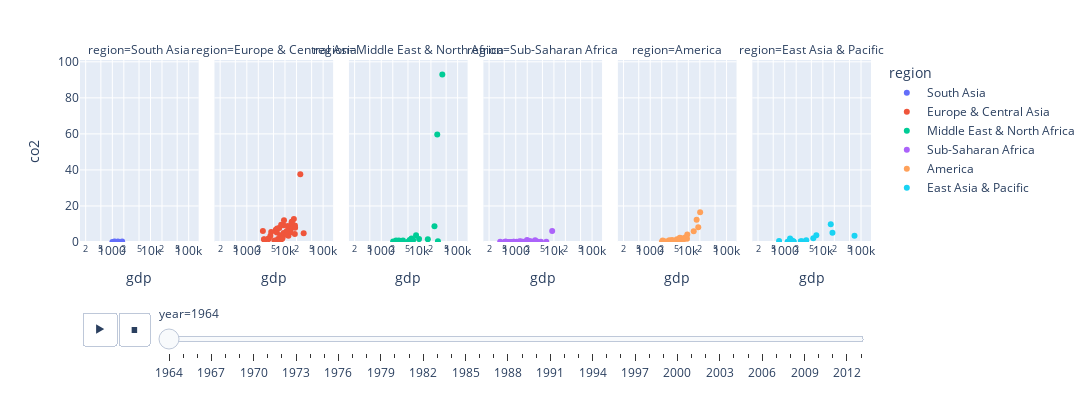

Notebook cell for this chart:
### Markdown cell above
Create imdividual interactive scatter plots per region

### Code cell
# Create an animated scatter plot using Plotly Express with the given dataset 'data'
fig = px.scatter(
    data,  # DataFrame containing the data to plot
    x="gdp",  # Set x-axis to GDP values
    y="co2",  # Set y-axis to CO2 emission values
    animation_frame="year",  # Animate the plot across different years (one frame per year)
    animation_group="country",  # Group animation by country to keep points consistent across frames
    color="region",  # Color points by their region category for visual grouping
    hover_name="country",  # Show country name when hovering over a point
    facet_col="region",  # Create separate subplots (facets) for each region in columns
    width=1579,  # Set the total width of the figure in pixels
    height=400,  # Set the total height of the figure in pixels
    log_x=True,  # Use a logarithmic scale for the x-axis (GDP)
    size_max=45,  # Maximum size for the data points (bubbles) in the plot
    range_x=[xmin, xmax],  # Set fixed range limits for the x-axis using predefined xmin and xmax
    range_y=[ymin, ymax]   # Set fixed range limits for the y-axis using predefined ymin and ymax
)

# Display the figure in the default renderer (e.g., notebook, browser)
# fig.show()
fig.show()

### Figure 1 — Plotly figure (JSON) as saved in the notebook; plotly's stock layout.template omitted (floating-point values rounded to 4 significant figures)
{"data": [{"hovertemplate": "<b>%{hovertext}</b><br><br>region=South Asia<br>year=1964<br>gdp=%{x}<br>co2=%{y}<extra></extra>", "hovertext": ["Afghanistan", "Bangladesh", "India", "Nepal", "Pakistan", "Sri Lanka"], "ids": ["Afghanistan", "Bangladesh", "India", "Nepal", "Pakistan", "Sri Lanka"], "legendgroup": "South Asia", "marker": {"color": "#636efa", "symbol": "circle"}, "mode": "markers", "name": "South Asia", "orientation": "v", "showlegend": true, "type": "scatter", "x": [1182, 1138, 1125, 1002, 1396, 1809], "xaxis": "x", "y": [0.0863, 0.055, 0.309, 0.014, 0.324, 0.21], "yaxis": "y"}, {"hovertemplate": "<b>%{hovertext}</b><br><br>region=Europe & Central Asia<br>year=1964<br>gdp=%{x}<br>co2=%{y}<extra></extra>", "hovertext": ["Albania", "Armenia", "Austria", "Azerbaijan", "Belarus", "Belgium", "Bulgaria", "Cyprus", "Denmark", "Finland", "France", "Georgia", "Germany", "Greece", "Hungary", "Iceland", "Ireland", "Italy", "Kazakhstan", "Lithuania", "Luxembourg", "Malta", "Moldova", "Netherlands", "Norway", "Poland", "Portugal", "Romania", "Russia", "Slovak Republic", "Spain", "Sweden", "Switzerland", "Tajikistan", "Turkey", "Turkmenistan", "Ukraine", "United Kingdom", "Uzbekistan"], "ids": ["Albania", "Armenia", "Austria", "Azerbaijan", "Belarus", "Belgium", "Bulgaria", "Cyprus", "Denmark", "Finland", "France", "Georgia", "Germany", "Greece", "Hungary", "Iceland", "Ireland", "Italy", "Kazakhstan", "Lithuania", "Luxembourg", "Malta", "Moldova", "Netherlands", "Norway", "Poland", "Portugal", "Romania", "Russia", "Slovak Republic", "Spain", "Sweden", "Switzerland", "Tajikistan", "Turkey", "Turkmenistan", "Ukraine", "United Kingdom", "Uzbekistan"], "legendgroup": "Europe & Central Asia", "marker": {"color": "#EF553B", "symbol": "circle"}, "mode": "markers", "name": "Europe & Central Asia", "orientation": "v", "showlegend": true, "type": "scatter", "x": [3023, 2823, 13915, 5751, 4357, 14995, 6110, 6563, 18228, 12389, 13969, 3707, 17100, 8197, 11083, 13450, 9215, 12343, 9418, 10728, 25235, 2830, 4162, 15204, 18118, 7078, 6902, 7512, 11836, 9135, 8611, 18434, 30886, 3769, 5296, 7952, 6239, 15067, 2636], "xaxis": "x2", "y": [1.09, 1.45, 5.37, 6.75, 5.51, 11, 5.25, 1.73, 9.14, 5.02, 7.13, 1.91, 12.8, 1.57, 6.16, 6.91, 5, 3.43, 12.1, 4.05, 37.6, 1.56, 3.43, 8.01, 4.38, 7.83, 1.23, 3.75, 8.87, 9.24, 2.02, 7.86, 4.92, 1.63, 0.871, 9.64, 7.53, 11.3, 6.11], "yaxis": "y2"}, {"hovertemplate": "<b>%{hovertext}</b><br><br>region=Middle East & North Africa<br>year=1964<br>gdp=%{x}<br>co2=%{y}<extra></extra>", "hovertext": ["Algeria", "Bahrain", "Djibouti", "Egypt", "Iran", "Iraq", "Israel", "Jordan", "Kuwait", "Lebanon", "Libya", "Morocco", "Oman", "Qatar", "Saudi Arabia", "Syria", "Tunisia", "United Arab Emirates"], "ids": ["Algeria", "Bahrain", "Djibouti", "Egypt", "Iran", "Iraq", "Israel", "Jordan", "Kuwait", "Lebanon", "Libya", "Morocco", "Oman", "Qatar", "Saudi Arabia", "Syria", "Tunisia", "United Arab Emirates"], "legendgroup": "Middle East & North Africa", "marker": {"color": "#00cc96", "symbol": "circle"}, "mode": "markers", "name": "Middle East & North Africa", "orientation": "v", "showlegend": true, "type": "scatter", "x": [5693, 24751, 3700, 2443, 6188, 6805, 8152, 5556, 29279, 9767, 30463, 2040, 5419, 39711, 16587, 2894, 2575, 5021], "xaxis": "x3", "y": [0.46, 8.74, 0.784, 0.849, 1.96, 1.12, 3.74, 1.13, 59.6, 1.6, 0.398, 0.319, 0.0181, 92.9, 1.51, 0.84, 0.618, 0.132], "yaxis": "y3"}, {"hovertemplate": "<b>%{hovertext}</b><br><br>region=Sub-Saharan Africa<br>year=1964<br>gdp=%{x}<br>co2=%{y}<extra></extra>", "hovertext": ["Angola", "Benin", "Burkina Faso", "Burundi", "Cameroon", "Cape Verde", "Chad", "Comoros", "Congo, Dem. Rep.", "Congo, Rep.", "Cote d'Ivoire", "Equatorial Guinea", "Ethiopia", "Gabon", "Gambia", "Ghana", "Guinea", "Guinea-Bissau", "Kenya", "Liberia", "Madagascar", "Malawi", "Mali", "Mauritania", "Mauritius", "Mozambique", "Niger", "Nigeria", "Rwanda", "Sao Tome and Principe", "Senegal", "Seychelles", "Sierra Leone", "Somalia", "South Africa", "Sudan", "Swaziland", "Tanzania", "Togo", "Uganda", "Zambia", "Zimbabwe"], "ids": ["Angola", "Benin", "Burkina Faso", "Burundi", "Cameroon", "Cape Verde", "Chad", "Comoros", "Congo, Dem. Rep.", "Congo, Rep.", "Cote d'Ivoire", "Equatorial Guinea", "Ethiopia", "Gabon", "Gambia", "Ghana", "Guinea", "Guinea-Bissau", "Kenya", "Liberia", "Madagascar", "Malawi", "Mali", "Mauritania", "Mauritius", "Mozambique", "Niger", "Nigeria", "Rwanda", "Sao Tome and Principe", "Senegal", "Seychelles", "Sierra Leone", "Somalia", "South Africa", "Sudan", "Swaziland", "Tanzania", "Togo", "Uganda", "Zambia", "Zimbabwe"], "legendgroup": "Sub-Saharan Africa", "marker": {"color": "#ab63fa", "symbol": "circle"}, "mode": "markers", "name": "Sub-Saharan Africa", "orientation": "v", "showlegend": true, "type": "scatter", "x": [4573, 1159, 711, 603, 1910, 895, 1409, 1342, 2108, 2282, 3312, 1041, 698, 2454, 1312, 2322, 870, 1440, 1922, 1287, 2273, 391, 799, 2254, 3334, 540, 1437, 3803, 506, 1675, 2118, 6318, 1333, 1131, 9004, 2126, 2713, 1176, 1483, 965, 3214, 1976], "xaxis": "x4", "y": [0.201, 0.0553, 0.0216, 0.0158, 0.0597, 0.131, 0.0305, 0.054, 0.117, 0.232, 0.183, 0.0946, 0.0167, 0.364, 0.0743, 0.22, 0.184, 0.0911, 0.307, 0.395, 0.0861, 0.0833, 0.032, 0.122, 0.419, 0.267, 0.0251, 0.148, 0.0116, 0.171, 0.258, 0.161, 0.125, 0.0452, 6.16, 0.219, 0.0288, 0.0912, 0.0794, 0.0634, 0.949, 1.05], "yaxis": "y4"}, {"hovertemplate": "<b>%{hovertext}</b><br><br>region=America<br>year=1964<br>gdp=%{x}<br>co2=%{y}<extra></extra>", "hovertext": ["Antigua and Barbuda", "Argentina", "Bahamas", "Barbados", "Belize", "Bolivia", "Brazil", "Canada", "Chile", "Colombia", "Costa Rica", "Cuba", "Ecuador", "El Salvador", "Grenada", "Guatemala", "Guyana", "Haiti", "Honduras", "Jamaica", "Mexico", "Nicaragua", "Panama", "Paraguay", "Peru", "Suriname", "Trinidad and Tobago", "United States", "Uruguay", "Venezuela"], "ids": ["Antigua and Barbuda", "Argentina", "Bahamas", "Barbados", "Belize", "Bolivia", "Brazil", "Canada", "Chile", "Colombia", "Costa Rica", "Cuba", "Ecuador", "El Salvador", "Grenada", "Guatemala", "Guyana", "Haiti", "Honduras", "Jamaica", "Mexico", "Nicaragua", "Panama", "Paraguay", "Peru", "Suriname", "Trinidad and Tobago", "United States", "Uruguay", "Venezuela"], "legendgroup": "America", "marker": {"color": "#FFA15A", "symbol": "circle"}, "mode": "markers", "name": "America", "orientation": "v", "showlegend": true, "type": "scatter", "x": [5008, 8227, 18160, 5681, 2114, 2971, 4707, 16464, 6537, 3749, 4495, 9179, 4786, 4585, 2316, 3722, 3164, 2024, 2583, 5965, 7045, 5559, 4852, 3163, 6155, 7650, 9362, 20338, 7644, 13789], "xaxis": "x5", "y": [1.54, 2.54, 8.12, 0.766, 0.818, 0.371, 0.699, 12.3, 2.08, 1.17, 0.439, 1.84, 0.421, 0.397, 0.234, 0.374, 1.02, 0.0718, 0.317, 2.35, 1.72, 0.474, 0.974, 0.205, 1.09, 1.87, 4.2, 16.5, 1.71, 5.97], "yaxis": "y5"}, {"hovertemplate": "<b>%{hovertext}</b><br><br>region=East Asia & Pacific<br>year=1964<br>gdp=%{x}<br>co2=%{y}<extra></extra>", "hovertext": ["Australia", "Brunei", "Cambodia", "China", "Fiji", "Indonesia", "Japan", "Kiribati", "Mongolia", "Myanmar", "New Zealand", "Papua New Guinea", "Philippines", "Samoa", "Singapore", "Solomon Islands", "Thailand", "Tonga", "Vanuatu", "Vietnam"], "ids": ["Australia", "Brunei", "Cambodia", "China", "Fiji", "Indonesia", "Japan", "Kiribati", "Mongolia", "Myanmar", "New Zealand", "Papua New Guinea", "Philippines", "Samoa", "Singapore", "Solomon Islands", "Thailand", "Tonga", "Vanuatu", "Vietnam"], "legendgroup": "East Asia & Pacific", "marker": {"color": "#19d3f3", "symbol": "circle"}, "mode": "markers", "name": "East Asia & Pacific", "orientation": "v", "showlegend": true, "type": "scatter", "x": [16098, 67522, 1548, 713, 3671, 1694, 6741, 2639, 1383, 1358, 17837, 1324, 2825, 3498, 5613, 1190, 1725, 1610, 1553, 1285], "xaxis": "x6", "y": [9.8, 3.49, 0.0539, 0.618, 0.944, 0.229, 3.69, 0.404, 1.9, 0.125, 5.08, 0.122, 0.428, 0.208, 2.02, 0.138, 0.242, 0.153, 0.864, 0.321], "yaxis": "y6"}], "layout": {"annotations": [{"font": {}, "showarrow": false, "text": "region=South Asia", "x": 0.075, "xanchor": "center", "xref": "paper", "y": 1, "yanchor": "bottom", "yref": "paper"}, {"font": {}, "showarrow": false, "text": "region=Europe & Central Asia", "x": 0.245, "xanchor": "center", "xref": "paper", "y": 1, "yanchor": "bottom", "yref": "paper"}, {"font": {}, "showarrow": false, "text": "region=Middle East & North Africa", "x": 0.415, "xanchor": "center", "xref": "paper", "y": 1, "yanchor": "bottom", "yref": "paper"}, {"font": {}, "showarrow": false, "text": "region=Sub-Saharan Africa", "x": 0.585, "xanchor": "center", "xref": "paper", "y": 1, "yanchor": "bottom", "yref": "paper"}, {"font": {}, "showarrow": false, "text": "region=America", "x": 0.755, "xanchor": "center", "xref": "paper", "y": 1, "yanchor": "bottom", "yref": "paper"}, {"font": {}, "showarrow": false, "text": "region=East Asia & Pacific", "x": 0.925, "xanchor": "center", "xref": "paper", "y": 1, "yanchor": "bottom", "yref": "paper"}], "height": 400, "legend": {"title": {"text": "region"}, "tracegroupgap": 0}, "margin": {"t": 60}, "sliders": [{"active": 0, "currentvalue": {"prefix": "year="}, "len": 0.9, "pad": {"b": 10, "t": 60}, "steps": [{"args": [["1964"], {"frame": {"duration": 0, "redraw": false}, "fromcurrent": true, "mode": "immediate", "transition": {"duration": 0, "easing": "linear"}}], "label": "1964", "method": "animate"}, {"args": [["1965"], {"frame": {"duration": 0, "redraw": false}, "fromcurrent": true, "mode": "immediate", "transition": {"duration": 0, "easing": "linear"}}], "label": "1965", "method": "animate"}, {"args": [["1966"], {"frame": {"duration": 0, "redraw": false}, "fromcurrent": true, "mode": "immediate", "transition": {"duration": 0, "easing": "linear"}}], "label": "1966", "method": "animate"}, {"args": [["1967"], {"frame": {"duration": 0, "redraw": false}, "fromcurrent": true, "mode": "immediate", "transition": {"duration": 0, "easing": "linear"}}], "label": "1967", "method": "animate"}, {"args": [["1968"], {"frame": {"duration": 0, "redraw": false}, "fromcurrent": true, "mode": "immediate", "transition": {"duration": 0, "easing": "linear"}}], "label": "1968", "method": "animate"}, {"args": [["1969"], {"frame": {"duration": 0, "redraw": false}, "fromcurrent": true, "mode": "immediate", "transition": {"duration": 0, "easing": "linear"}}], "label": "1969", "method": "animate"}, {"args": [["1970"], {"frame": {"duration": 0, "redraw": false}, "fromcurrent": true, "mode": "immediate", "transition": {"duration": 0, "easing": "linear"}}], "label": "1970", "method": "animate"}, {"args": [["1971"], {"frame": {"duration": 0, "redraw": false}, "fromcurrent": true, "mode": "immediate", "transition": {"duration": 0, "easing": "linear"}}], "label": "1971", "method": "animate"}, {"args": [["1972"], {"frame": {"duration": 0, "redraw": false}, "fromcurrent": true, "mode": "immediate", "transition": {"duration": 0, "easing": "linear"}}], "label": "1972", "method": "animate"}, {"args": [["1973"], {"frame": {"duration": 0, "redraw": false}, "fromcurrent": true, "mode": "immediate", "transition": {"duration": 0, "easing": "linear"}}], "label": "1973", "method": "animate"}, {"args": [["1974"], {"frame": {"duration": 0, "redraw": false}, "fromcurrent": true, "mode": "immediate", "transition": {"duration": 0, "easing": "linear"}}], "label": "1974", "method": "animate"}, {"args": [["1975"], {"frame": {"duration": 0, "redraw": false}, "fromcurrent": true, "mode": "immediate", "transition": {"duration": 0, "easing": "linear"}}], "label": "1975", "method": "animate"}, {"args": [["1976"], {"frame": {"duration": 0, "redraw": false}, "fromcurrent": true, "mode": "immediate", "transition": {"duration": 0, "easing": "linear"}}], "label": "1976", "method": "animate"}, {"args": [["1977"], {"frame": {"duration": 0, "redraw": false}, "fromcurrent": true, "mode": "immediate", "transition": {"duration": 0, "easing": "linear"}}], "label": "1977", "method": "animate"}, {"args": [["1978"], {"frame": {"duration": 0, "redraw": false}, "fromcurrent": true, "mode": "immediate", "transition": {"duration": 0, "easing": "linear"}}], "label": "1978", "method": "animate"}, {"args": [["1979"], {"frame": {"duration": 0, "redraw": false}, "fromcurrent": true, "mode": "immediate", "transition": {"duration": 0, "easing": "linear"}}], "label": "1979", "method": "animate"}, {"args": [["1980"], {"frame": {"duration": 0, "redraw": false}, "fromcurrent": true, "mode": "immediate", "transition": {"duration": 0, "easing": "linear"}}], "label": "1980", "method": "animate"}, {"args": [["1981"], {"frame": {"duration": 0, "redraw": false}, "fromcurrent": true, "mode": "immediate", "transition": {"duration": 0, "easing": "linear"}}], "label": "1981", "method": "animate"}, {"args": [["1982"], {"frame": {"duration": 0, "redraw": false}, "fromcurrent": true, "mode": "immediate", "transition": {"duration": 0, "easing": "linear"}}], "label": "1982", "method": "animate"}, {"args": [["1983"], {"frame": {"duration": 0, "redraw": false}, "fromcurrent": true, "mode": "immediate", "transition": {"duration": 0, "easing": "linear"}}], "label": "1983", "method": "animate"}, {"args": [["1984"], {"frame": {"duration": 0, "redraw": false}, "fromcurrent": true, "mode": "immediate", "transition": {"duration": 0, "easing": "linear"}}], "label": "1984", "method": "animate"}, {"args": [["1985"], {"frame": {"duration": 0, "redraw": false}, "fromcurrent": true, "mode": "immediate", "transition": {"duration": 0, "easing": "linear"}}], "label": "1985", "method": "animate"}, {"args": [["1986"], {"frame": {"duration": 0, "redraw": false}, "fromcurrent": true, "mode": "immediate", "transition": {"duration": 0, "easing": "linear"}}], "label": "1986", "method": "animate"}, {"args": [["1987"], {"frame": {"duration": 0, "redraw": false}, "fromcurrent": true, "mode": "immediate", "transition": {"duration": 0, "easing": "linear"}}], "label": "1987", "method": "animate"}, {"args": [["1988"], {"frame": {"duration": 0, "redraw": false}, "fromcurrent": true, "mode": "immediate", "transition": {"duration": 0, "easing": "linear"}}], "label": "1988", "method": "animate"}, {"args": [["1989"], {"frame": {"duration": 0, "redraw": false}, "fromcurrent": true, "mode": "immediate", "transition": {"duration": 0, "easing": "linear"}}], "label": "1989", "method": "animate"}, {"args": [["1990"], {"frame": {"duration": 0, "redraw": false}, "fromcurrent": true, "mode": "immediate", "transition": {"duration": 0, "easing": "linear"}}], "label": "1990", "method": "animate"}, {"args": [["1991"], {"frame": {"duration": 0, "redraw": false}, "fromcurrent": true, "mode": "immediate", "transition": {"duration": 0, "easing": "linear"}}], "label": "1991", "method": "animate"}, {"args": [["1992"], {"frame": {"duration": 0, "redraw": false}, "fromcurrent": true, "mode": "immediate", "transition": {"duration": 0, "easing": "linear"}}], "label": "1992", "method": "animate"}, {"args": [["1993"], {"frame": {"duration": 0, "redraw": false}, "fromcurrent": true, "mode": "immediate", "transition": {"duration": 0, "easing": "linear"}}], "label": "1993", "method": "animate"}, {"args": [["1994"], {"frame": {"duration": 0, "redraw": false}, "fromcurrent": true, "mode": "immediate", "transition": {"duration": 0, "easing": "linear"}}], "label": "1994", "method": "animate"}, {"args": [["1995"], {"frame": {"duration": 0, "redraw": false}, "fromcurrent": true, "mode": "immediate", "transition": {"duration": 0, "easing": "linear"}}], "label": "1995", "method": "animate"}, {"args": [["1996"], {"frame": {"duration": 0, "redraw": false}, "fromcurrent": true, "mode": "immediate", "transition": {"duration": 0, "easing": "linear"}}], "label": "1996", "method": "animate"}, {"args": [["1997"], {"frame": {"duration": 0, "redraw": false}, "fromcurrent": true, "mode": "immediate", "transition": {"duration": 0, "easing": "linear"}}], "label": "1997", "method": "animate"}, {"args": [["1998"], {"frame": {"duration": 0, "redraw": false}, "fromcurrent": true, "mode": "immediate", "transition": {"duration": 0, "easing": "linear"}}], "label": "1998", "method": "animate"}, {"args": [["1999"], {"frame": {"duration": 0, "redraw": false}, "fromcurrent": true, "mode": "immediate", "transition": {"duration": 0, "easing": "linear"}}], "label": "1999", "method": "animate"}, {"args": [["2000"], {"frame": {"duration": 0, "redraw": false}, "fromcurrent": true, "mode": "immediate", "transition": {"duration": 0, "easing": "linear"}}], "label": "2000", "method": "animate"}, {"args": [["2001"], {"frame": {"duration": 0, "redraw": false}, "fromcurrent": true, "mode": "immediate", "transition": {"duration": 0, "easing": "linear"}}], "label": "2001", "method": "animate"}, {"args": [["2002"], {"frame": {"duration": 0, "redraw": false}, "fromcurrent": true, "mode": "immediate", "transition": {"duration": 0, "easing": "linear"}}], "label": "2002", "method": "animate"}, {"args": [["2003"], {"frame": {"duration": 0, "redraw": false}, "fromcurrent": true, "mode": "immediate", "transition": {"duration": 0, "easing": "linear"}}], "label": "2003", "method": "animate"}, {"args": [["2004"], {"frame": {"duration": 0, "redraw": false}, "fromcurrent": true, "mode": "immediate", "transition": {"duration": 0, "easing": "linear"}}], "label": "2004", "method": "animate"}, {"args": [["2005"], {"frame": {"duration": 0, "redraw": false}, "fromcurrent": true, "mode": "immediate", "transition": {"duration": 0, "easing": "linear"}}], "label": "2005", "method": "animate"}, {"args": [["2006"], {"frame": {"duration": 0, "redraw": false}, "fromcurrent": true, "mode": "immediate", "transition": {"duration": 0, "easing": "linear"}}], "label": "2006", "method": "animate"}, {"args": [["2007"], {"frame": {"duration": 0, "redraw": false}, "fromcurrent": true, "mode": "immediate", "transition": {"duration": 0, "easing": "linear"}}], "label": "2007", "method": "animate"}, {"args": [["2008"], {"frame": {"duration": 0, "redraw": false}, "fromcurrent": true, "mode": "immediate", "transition": {"duration": 0, "easing": "linear"}}], "label": "2008", "method": "animate"}, {"args": [["2009"], {"frame": {"duration": 0, "redraw": false}, "fromcurrent": true, "mode": "immediate", "transition": {"duration": 0, "easing": "linear"}}], "label": "2009", "method": "animate"}, {"args": [["2010"], {"frame": {"duration": 0, "redraw": false}, "fromcurrent": true, "mode": "immediate", "transition": {"duration": 0, "easing": "linear"}}], "label": "2010", "method": "animate"}, {"args": [["2011"], {"frame": {"duration": 0, "redraw": false}, "fromcurrent": true, "mode": "immediate", "transition": {"duration": 0, "easing": "linear"}}], "label": "2011", "method": "animate"}, {"args": [["2012"], {"frame": {"duration": 0, "redraw": false}, "fromcurrent": true, "mode": "immediate", "transition": {"duration": 0, "easing": "linear"}}], "label": "2012", "method": "animate"}, {"args": [["2013"], {"frame": {"duration": 0, "redraw": false}, "fromcurrent": true, "mode": "immediate", "transition": {"duration": 0, "easing": "linear"}}], "label": "2013", "method": "animate"}], "x": 0.1, "xanchor": "left", "y": 0, "yanchor": "top"}], "updatemenus": [{"buttons": [{"args": [null, {"frame": {"duration": 500, "redraw": false}, "fromcurrent": true, "mode": "immediate", "transition": {"duration": 500, "easing": "linear"}}], "label": "&#9654;", "method": "animate"}, {"args": [[null], {"frame": {"duration": 0, "redraw": false}, "fromcurrent": true, "mode": "immediate", "transition": {"duration": 0, "easing": "linear"}}], "label": "&#9724;", "method": "animate"}], "direction": "left", "pad": {"r": 10, "t": 70}, "showactive": false, "type": "buttons", "x": 0.1, "xanchor": "right", "y": 0, "yanchor": "top"}], "width": 1579, "xaxis": {"anchor": "y", "domain": [0, 0.15], "range": [2.152, 5.262], "title": {"text": "gdp"}, "type": "log"}, "xaxis2": {"anchor": "y2", "domain": [0.17, 0.32], "matches": "x", "range": [2.152, 5.262], "title": {"text": "gdp"}, "type": "log"}, "xaxis3": {"anchor": "y3", "domain": [0.34, 0.49], "matches": "x", "range": [2.152, 5.262], "title": {"text": "gdp"}, "type": "log"}, "xaxis4": {"anchor": "y4", "domain": [0.51, 0.66], "matches": "x", "range": [2.152, 5.262], "title": {"text": "gdp"}, "type": "log"}, "xaxis5": {"anchor": "y5", "domain": [0.68, 0.83], "matches": "x", "range": [2.152, 5.262], "title": {"text": "gdp"}, "type": "log"}, "xaxis6": {"anchor": "y6", "domain": [0.85, 1], "matches": "x", "range": [2.152, 5.262], "title": {"text": "gdp"}, "type": "log"}, "yaxis": {"anchor": "x", "domain": [0, 1], "range": [0, 101], "title": {"text": "co2"}}, "yaxis2": {"anchor": "x2", "domain": [0, 1], "matches": "y", "showticklabels": false}, "yaxis3": {"anchor": "x3", "domain": [0, 1], "matches": "y", "showticklabels": false}, "yaxis4": {"anchor": "x4", "domain": [0, 1], "matches": "y", "showticklabels": false}, "yaxis5": {"anchor": "x5", "domain": [0, 1], "matches": "y", "showticklabels": false}, "yaxis6": {"anchor": "x6", "domain": [0, 1], "matches": "y", "showticklabels": false}}}
